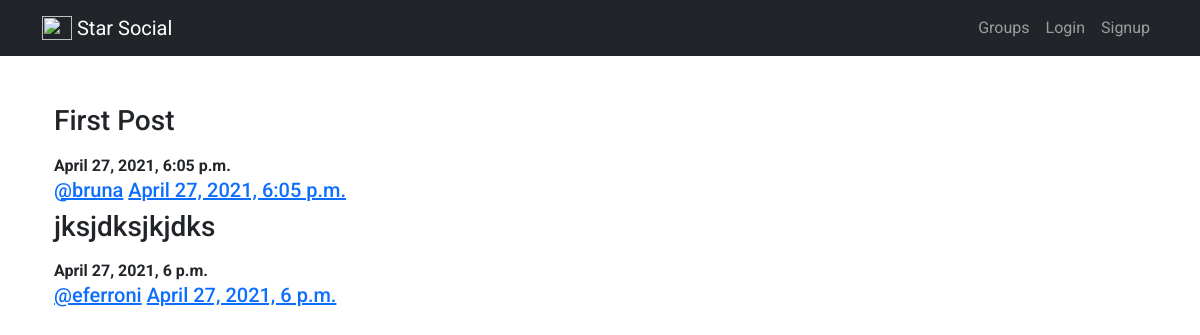
/posts/, run on the app's committed database.
### posts/models.py (models this page shows, shortened)
class Post(models.Model):
    user = models.ForeignKey(User,related_name="posts",on_delete=models.CASCADE)
    created_at = models.DateTimeField(auto_now=True)
    message = models.TextField()
    message_html = models.TextField(editable=False)
    group = models.ForeignKey(Group,related_name="posts",null=True,blank=True,on_delete=models.CASCADE)
    class Meta:
        ordering = ['-created_at']
        unique_together = ['user','message']

### posts/views.py (the view)
# urls.py: path('', views.PostList.as_view(),name='all'),
class PostList(SelectRelatedMixin,generic.ListView):
    model = models.Post
    select_related = ('user','group')

### posts/templates/posts/post_list.html (shortened to what this page needs)
{% extends "posts/post_base.html" %}
{% block post_content %}
  <div class="col-md-8">
    {% for post in post_list %}
      {% include 'posts/_post.html'%}
    {% endfor%}
  </div>
{% endblock%}

### posts/templates/posts/_post.html (shortened to what this page needs)
<div class="post media">
  <h3>{{post.message_html|safe}}</h3>
  <div class="media-body">
    <strong>{{post.created_at}}</strong>
    <h5 class="media-heading">
      <span class="username">
          <a href="{% url 'posts:for_user' username=post.user.username %}">@{{post.user.username}}</a>
      </span>
      <time class="time">
        <a href="{% url 'posts:single' username=post.user.username pk=post.pk %}">{{post.created_at}}</a>
      </time>
    </h5>
  </div>
</div>

### static/star_social/css/master.css (style rules this page uses)
body { font-family: 'Roboto', sans-serif; }

### data on the page
Post: message_html "First Post", created_at "April 27, 2021, 6:05 p.m.", user.username "bruna"
Post: message_html "jksjdksjkjdks", created_at "April 27, 2021, 6 p.m.", user.username "eferroni"
